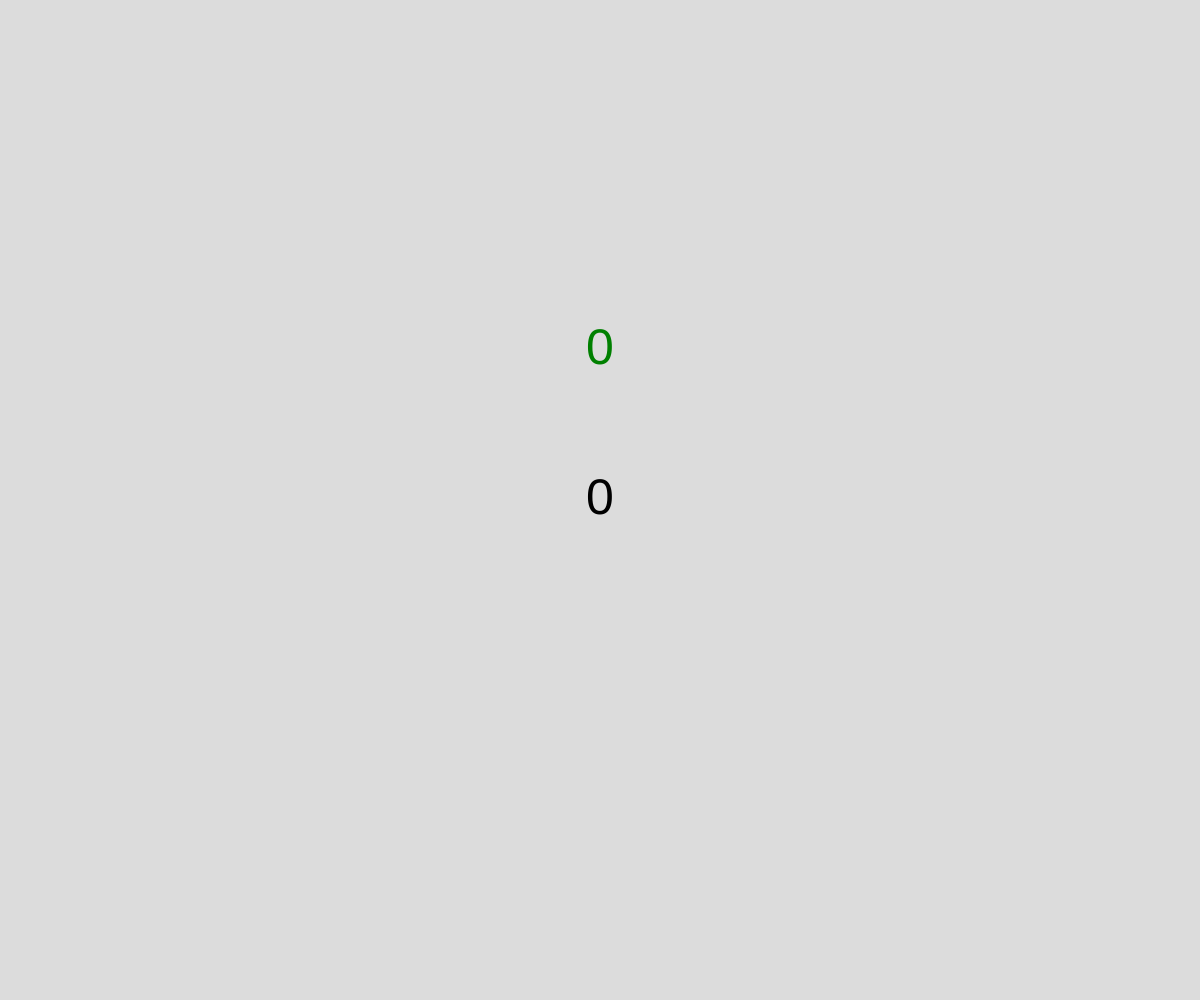
Frame 1 (no input)
Frame 60 (no input): identical to frame 1, image omitted
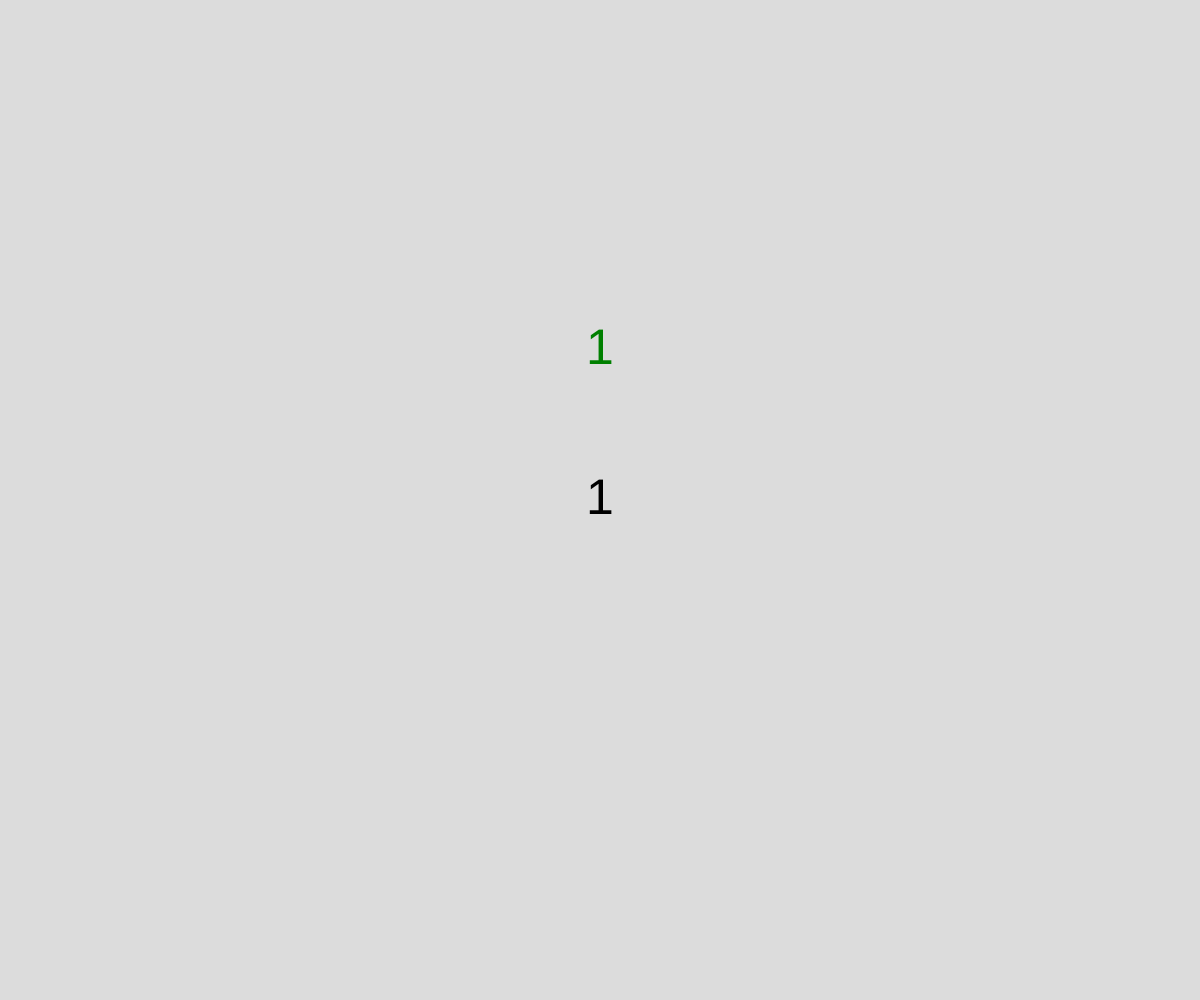
Frame 120 (the mouse pressed at the canvas centre since frame 60)

The p5.js sketch that drew these frames (run headless with seeded random() and noise() and a simulated clock; from frame 60 on, the mouse is pressed at the canvas centre):

// p5.js sketch
// ── sketch.js
// local storage = to store highscores and stuff
// Ranu
// April 30th

let numbreOfClicks = 0;
let highestClick = 0;

function setup() {
  createCanvas(windowWidth, windowHeight);
  //is there an old high score
  if(getItem("highscore")){
    highestClick = getItem("highscore");
  }
}

function draw() {
  background(220);
  displayTheClicks();
  displayHighest();
}

function mousePressed(){
  numbreOfClicks++;
  if (numbreOfClicks > highestClick){
    highestClick  = numbreOfClicks;
    storeItem("highscore", highestClick);
  }
}

function displayTheClicks(){
  fill("black");
  textSize(50);
  textAlign(CENTER, CENTER);
  text(numbreOfClicks, width/2, height/2);
}

function displayHighest(){
  fill("green");
  textSize(50);
  textAlign(CENTER, CENTER);
  text(highestClick, width/2, height/2-150);
}
